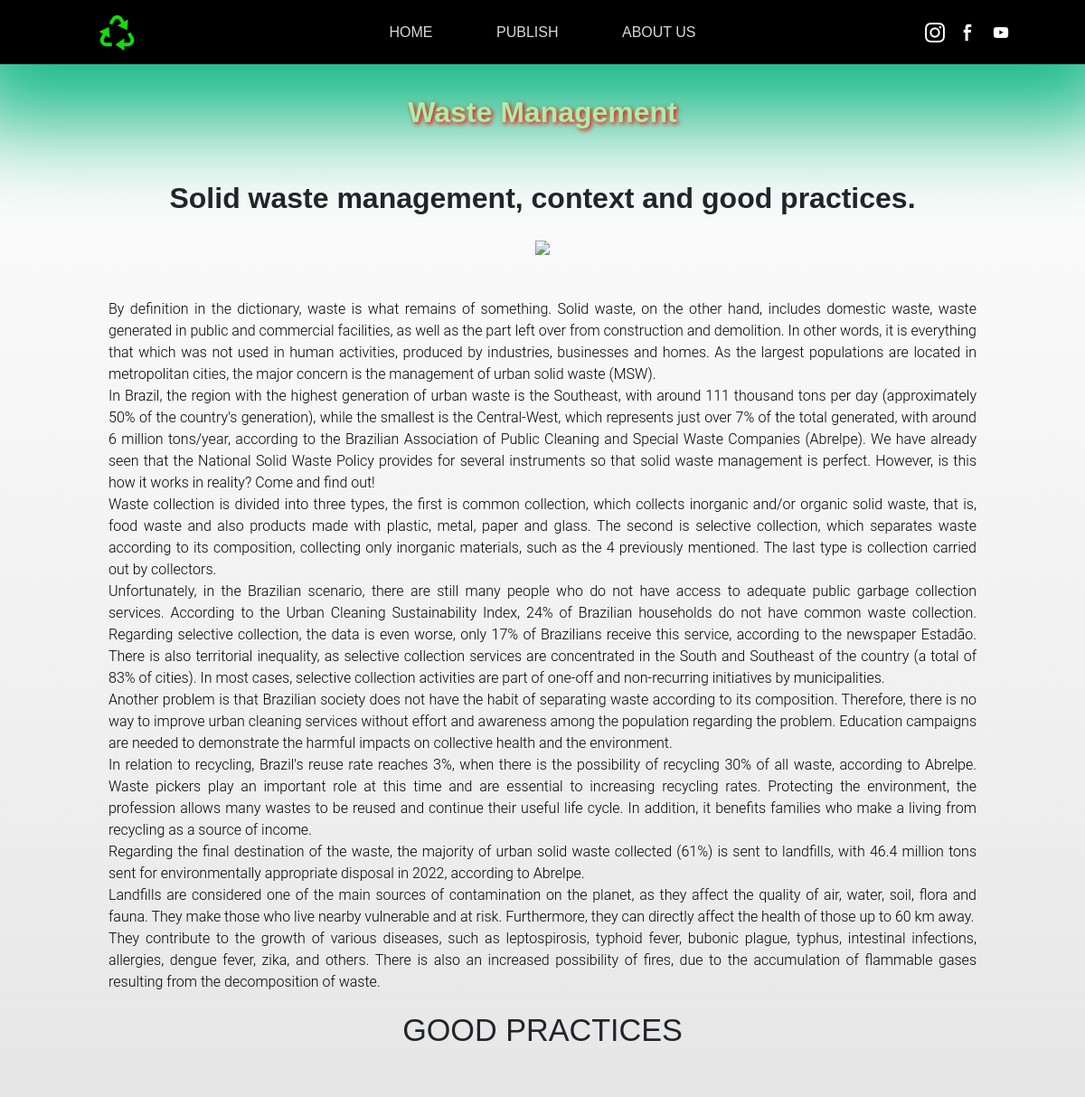
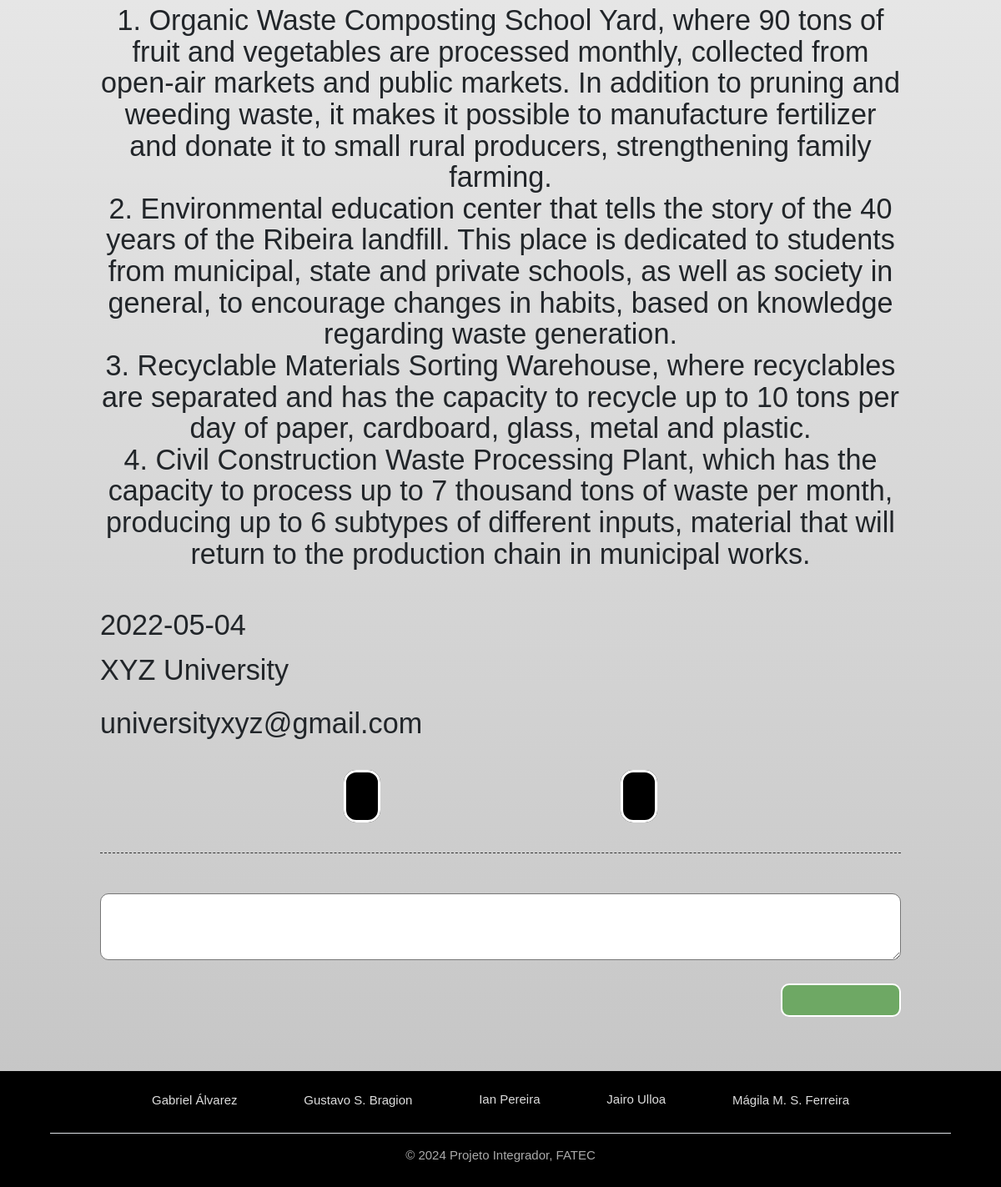
The page /view/leia.php?id=1 on the database its author committed (2 pictures, top to bottom).
### tables this page shows
CREATE TABLE `post` (
  `cod_post` int(11) NOT NULL,
  `titulo` varchar(255) NOT NULL,
  `texto` text NOT NULL,
  `autor` varchar(100) NOT NULL,
  `data_post` date NOT NULL,
  `email` varchar(255) NOT NULL,
  `idioma` varchar(2) NOT NULL,
  `fk_cod_imagem` int(11) NOT NULL
);

### localizacao/en.php (called while the page is built, shortened)
<?php
$mensNavBar = [
    "home" => "HOME",
    "publicar" => "PUBLISH",
    "sobreNos" => "ABOUT US",
    "nome_pagina" => "Waste Management"
];

### funcoes/leia.php (called while the page is built, shortened)
<?php
include_once '../funcoes/idiomaView.php';
include_once '../banco/CarregarArquivo.php';
$conexao = conexao();
$id = $_GET['id'];
switch ($lang) {
    default:
        $sqlPosts = 'select * from post where idioma = "en" order by cod_post';
}
$respostaPosts = $conexao->query($sqlPosts);
$matrizPosts = $respostaPosts->fetchAll();
$sqlImagens = '
        select nome_arquivo from imagem
        join post
        on imagem.cod_imagem = post.fk_cod_imagem
        and post.idioma = "pt"
        order by cod_post';
$respostaImagens = $conexao->query($sqlImagens);
$matrizImagens = $respostaImagens->fetchAll();
?>;

### funcoes/idiomaView.php (called while the page is built, shortened)
<?php
$lang = substr($_SERVER['HTTP_ACCEPT_LANGUAGE'], 0, 2);
$acceptLang = ['es', 'en', 'pt'];
$lang = in_array($lang, $acceptLang) ? $lang : 'en';

### banco/carregarArquivo.php (called while the page is built, shortened)
<?php
function carregarImagem($nome) {
    $arquivo = "img\padrao.png";
    if (file_exists($nome)) {
        $arquivo = $nome;
    }
    return $arquivo;
}

### view/leia.php (the view, shortened to what this page needs)
<!DOCTYPE html>
<?php
include_once '../funcoes/leia.php';
?>
<html lang="pt-br">
<head>
    <link href="https://cdn.jsdelivr.net/npm/bootstrap@5.3.3/dist/css/bootstrap.min.css" rel="stylesheet"
>
    <link rel="stylesheet" href="https://cdnjs.cloudflare.com/ajax/libs/materialize/1.0.0/css/materialize.min.css">
    <link defer rel="stylesheet" type="text/css" href="../style/geral.css">
    <link defer rel="stylesheet" type="text/css" href="../style/leia.css">
</head>
<body>
    <header class="header">
        <section class="logotipo">
            <a href="../index.php">
                <img class="logo_green" src="../img/8679752_recycle_line_icon (1).png">
            </a>
        </section>
        <aside class="menu">
            <a class="menu-navBar" href="../index.php"><?= $mensNavBar["home"] ?></a>
            <a class="menu-navBar" href="publicar.php"><?= $mensNavBar["publicar"] ?></a>
            <a class="menu-navBar" href="quemSomos.php"><?= $mensNavBar["sobreNos"] ?></a>
        </aside>
        <section class="icons">
            <a href="https://www.instagram.com/?hl=pt-br">
                <img class="icone_rede_social" src="../img/instagram_icon.png">
            </a>
            <a href="https://pt-br.facebook.com/">
                <img class="icone_rede_social" src="../img/facebook_icon.png">
            </a>
            <a href="https://www.youtube.com/">
                <img class="icone_rede_social" src="../img/youtube_icon.png">
            </a>
        </section>
    </header>
    <main class="container">
        <h1 class="logo"><?= $mensNavBar["nome_pagina"] ?></h1>
        <div class="posts">
            <h2 class="titulo_postagem">
                <?= $matrizPosts[$id][1] ?>
            </h2>
            <img class="imagem_post" src="<?= carregarImagem('../img/' . $matrizImagens[$id][0]) ?>">
            <p class="texto">
                <?= $matrizPosts[$id][2] ?>
            </p>
            <div class="referencias">
                <p>
                    <?= $matrizPosts[$id][4] ?>
                </p>
                <p>
                    <?= $matrizPosts[$id][3] ?>
                </p>
                <p>
                <?= $matrizPosts[$id][5] ?>
                </p>
            </div>
            <div class="link_funcionalidades">
                <a class="editar_publicacao" href="../view/editar.php">
                </a>
                <a class="excluir_publicacao" href="#">
                </a>
            </div>
            <section>
                <h4 class="titulo_comentarios_salvos">
                </h4>
            </section>
            <div class="comentarios">
                <form method="post" action="../funcoes/salvarComentario.php?id=<?=$id?>">
                    <textarea name="comentario" id="comentario" type="text" class="txtArea_comentario">
                    </textarea>
                    <button id="enviar" name="action" type="submit" value="salvarComentario">
                    </button>
                </form>
            </div>
        </div>
    </main>
    <footer class="footer">
        <ul class="nav justify-content-center border-bottom pb-3 mb-3">
            <li class="nav-item"><a href="#" class="nav-link px-2">Gabriel Álvarez</a></li>
            <li class="nav-item"><a href="#" class="nav-link px-2">Gustavo S. Bragion</a></li>
            <li class="nav-item"><a href="#" class="nav-link px-2">Ian Pereira</a></li>
            <li class="nav-item"><a href="#" class="nav-link px-2">Jairo Ulloa</a></li>
            <li class="nav-item"><a href="#" class="nav-link px-2">Mágila M. S. Ferreira</a></li>
        </ul>
        <p class="text-center composição">© 2024 Projeto Integrador, FATEC</p>
    </footer>
</body>
</html>

### style/geral.css (style rules this page uses)
body { width: 100%; min-height: 100vh; margin: 0; padding: 0; background-image: linear-gradient(#fff, #eee, #D9D9D9, #C3C3C3); text-align: center; font-family: Verdana, Geneva, Tahoma, sans-serif; }
.header { width: 100%; display: flex; flex-direction: row; justify-content: space-around; background-color: #000; box-shadow: 0px 15px 100px 50px #15B883; padding: 1%; vertical-align: center; }
.logotipo { width: 20%; font-weight: bold; font-family: 'Segoe Script'; margin: auto; }
.logo_green { width: 20%; }
.menu { width: 60%; display: flex; flex-direction: row; justify-content: center; }
.menu-navBar { color: #D9D9D9; text-decoration-line: none; font-size: 16px; margin: auto 5%; }
.icons { width: 20%; margin: auto; }
.icone_rede_social { width: 32px; }
main, .container, .post, .posts, .postagem, .imagem { margin: auto; padding: 0; width: 100%; }
.logo { margin: 3%; font-size: 32px; font-weight: bolder; color: #aea; text-shadow: 2px 2px 5px #F00; }
main { min-height: 63.3vh; }
.texto { color: #000; margin-bottom: 20px; }
.imagem_post { width: 100%; max-height: 250px; }
.footer, .nav-link { background-color: #000; color: #fff; padding: 1% 5%; }
ul { width: 100%; }
li { margin: 1% 3%; }
.nav-link { color: #ddd; }
.composição { color: #aaa; }
#enviar { min-width: 15%; height: 40px; background-color: #6EA864; color: #000; font-size: 16px; font-weight: bolder; border: 2px solid #fff; border-radius: 10px; }

### style/leia.css (style rules this page uses)
header, main, footer { width: 100%; margin: 0; padding: 0; }
.posts { max-width: 80%; margin: 5% auto; }
.titulo_postagem { font-size: 32px; margin: 3% auto; font-weight: bold; }
.texto { text-align: justify; font-family: "Roboto"; font-weight: 300; font-size: 16px; }
.imagem_post { margin-bottom: 5%; max-width: 50%; }
.referencias { text-align: start; margin-top: 5%; }
.comentarios { text-align: end; }
.txtArea_comentario { border-radius: 10px; padding: 2%; text-align: justify; min-height: 80px; max-height: 100px; margin-bottom: 20px; background-color: #fff; }
.link_funcionalidades { margin-top: 50px; }
.editar_publicacao, .excluir_publicacao { margin: auto 15%; background-color: #000; color: #fff; padding: 1% 2%; font-weight: bolder; border-radius: 15px; border: #fff solid 3px; }
.titulo_comentarios_salvos { font-size: 24px; font-weight: bold; text-align: start; margin-top: 5%; border-bottom: #333 dashed 1px; width: 100%; }

### rows shown on the page
post: titulo "Solid waste management, context and good practices.", texto "By definition in the dictionary, waste is what remains of something. Solid waste, on the other hand, includes domestic waste, waste generated in public and commercial facilities, as well as the part left over from construction and demolition. In other words, it is everything that which was not used in human activities, produced by industries, businesses and homes. As the largest populations are located in metropolitan cities, the major concern is the management of urban solid waste (MSW). In Brazil, the region with the highest generation of urban waste is the Southeast, with around 111 thousand tons per day (approximately 50% of the country's generation), while the smallest is the…", data_post "2022-05-04", autor "XYZ University", email "universityxyz@gmail.com"

### other values the page prints
$mensNavBar["home"] "HOME"
$mensNavBar["publicar"] "PUBLISH"
$mensNavBar["sobreNos"] "ABOUT US"
$mensNavBar["nome_pagina"] "Waste Management"
